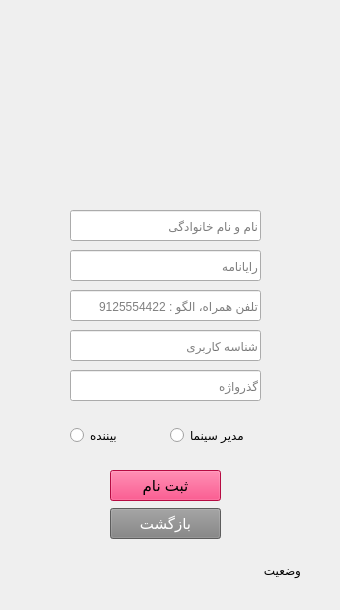
<?xml version="1.0" encoding="UTF-8"?>
<ui version="4.0">
 <class>signUp</class>
 <widget class="QWidget" name="signUp">
  <property name="geometry">
   <rect>
    <x>0</x>
    <y>0</y>
    <width>340</width>
    <height>610</height>
   </rect>
  </property>
  <property name="minimumSize">
   <size>
    <width>340</width>
    <height>610</height>
   </size>
  </property>
  <property name="maximumSize">
   <size>
    <width>340</width>
    <height>610</height>
   </size>
  </property>
  <property name="windowTitle">
   <string>ثبت نام</string>
  </property>
  <property name="windowIcon">
   <iconset resource="../assets.qrc">
    <normaloff>:/new/prefix1/assets/logo.png</normaloff>:/new/prefix1/assets/logo.png</iconset>
  </property>
  <widget class="QPushButton" name="pushButton">
   <property name="geometry">
    <rect>
     <x>110</x>
     <y>508</y>
     <width>111</width>
     <height>31</height>
    </rect>
   </property>
   <property name="font">
    <font>
     <pointsize>11</pointsize>
    </font>
   </property>
   <property name="styleSheet">
    <string notr="true">background-color: rgb(129, 129, 129);
color: rgb(255, 255, 255);</string>
   </property>
   <property name="text">
    <string>بازگشت</string>
   </property>
  </widget>
  <widget class="QPushButton" name="pushButton_2">
   <property name="geometry">
    <rect>
     <x>110</x>
     <y>470</y>
     <width>111</width>
     <height>31</height>
    </rect>
   </property>
   <property name="font">
    <font>
     <pointsize>11</pointsize>
    </font>
   </property>
   <property name="styleSheet">
    <string notr="true">background-color: rgb(255, 16, 92);</string>
   </property>
   <property name="text">
    <string>ثبت نام</string>
   </property>
  </widget>
  <widget class="QLabel" name="label">
   <property name="geometry">
    <rect>
     <x>70</x>
     <y>-3</y>
     <width>191</width>
     <height>181</height>
    </rect>
   </property>
   <property name="text">
    <string/>
   </property>
   <property name="pixmap">
    <pixmap resource="../assets.qrc">:/new/prefix1/assets/red.jpg</pixmap>
   </property>
   <property name="scaledContents">
    <bool>true</bool>
   </property>
  </widget>
  <widget class="QLineEdit" name="lineEdit_name">
   <property name="geometry">
    <rect>
     <x>70</x>
     <y>210</y>
     <width>191</width>
     <height>31</height>
    </rect>
   </property>
   <property name="text">
    <string/>
   </property>
   <property name="placeholderText">
    <string>نام و نام خانوادگی</string>
   </property>
  </widget>
  <widget class="QLineEdit" name="lineEdit_email">
   <property name="geometry">
    <rect>
     <x>70</x>
     <y>250</y>
     <width>191</width>
     <height>31</height>
    </rect>
   </property>
   <property name="placeholderText">
    <string>رایانامه</string>
   </property>
  </widget>
  <widget class="QLineEdit" name="lineEdit_phone">
   <property name="geometry">
    <rect>
     <x>70</x>
     <y>290</y>
     <width>191</width>
     <height>31</height>
    </rect>
   </property>
   <property name="placeholderText">
    <string>تلفن همراه، الگو : 9125554422</string>
   </property>
  </widget>
  <widget class="QLineEdit" name="lineEdit_password">
   <property name="geometry">
    <rect>
     <x>70</x>
     <y>370</y>
     <width>191</width>
     <height>31</height>
    </rect>
   </property>
   <property name="echoMode">
    <enum>QLineEdit::Password</enum>
   </property>
   <property name="placeholderText">
    <string>گذرواژه</string>
   </property>
  </widget>
  <widget class="QLineEdit" name="lineEdit_ID">
   <property name="geometry">
    <rect>
     <x>70</x>
     <y>330</y>
     <width>191</width>
     <height>31</height>
    </rect>
   </property>
   <property name="placeholderText">
    <string>شناسه کاربری</string>
   </property>
  </widget>
  <widget class="QLabel" name="lbl_status">
   <property name="geometry">
    <rect>
     <x>30</x>
     <y>550</y>
     <width>271</width>
     <height>41</height>
    </rect>
   </property>
   <property name="text">
    <string>وضعیت</string>
   </property>
   <property name="alignment">
    <set>Qt::AlignLeading|Qt::AlignLeft|Qt::AlignVCenter</set>
   </property>
  </widget>
  <widget class="QWidget" name="layoutWidget">
   <property name="geometry">
    <rect>
     <x>70</x>
     <y>420</y>
     <width>194</width>
     <height>31</height>
    </rect>
   </property>
   <layout class="QHBoxLayout" name="horizontalLayout">
    <item>
     <widget class="QRadioButton" name="radiobtn_costumer">
      <property name="font">
       <font>
        <pointsize>9</pointsize>
       </font>
      </property>
      <property name="text">
       <string>بیننده</string>
      </property>
     </widget>
    </item>
    <item>
     <widget class="QRadioButton" name="radiobtn_manager">
      <property name="font">
       <font>
        <pointsize>9</pointsize>
       </font>
      </property>
      <property name="text">
       <string>مدیر سینما</string>
      </property>
     </widget>
    </item>
   </layout>
  </widget>
 </widget>
 <tabstops>
  <tabstop>lineEdit_name</tabstop>
  <tabstop>lineEdit_email</tabstop>
  <tabstop>lineEdit_phone</tabstop>
  <tabstop>lineEdit_ID</tabstop>
  <tabstop>lineEdit_password</tabstop>
  <tabstop>radiobtn_costumer</tabstop>
  <tabstop>radiobtn_manager</tabstop>
  <tabstop>pushButton_2</tabstop>
  <tabstop>pushButton</tabstop>
 </tabstops>
 <resources>
  <include location="../assets.qrc"/>
 </resources>
 <connections/>
</ui>
